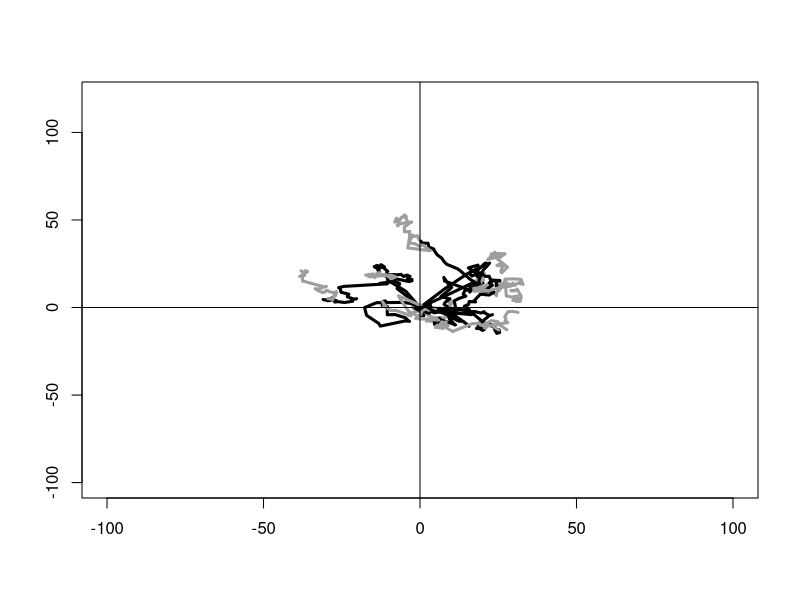
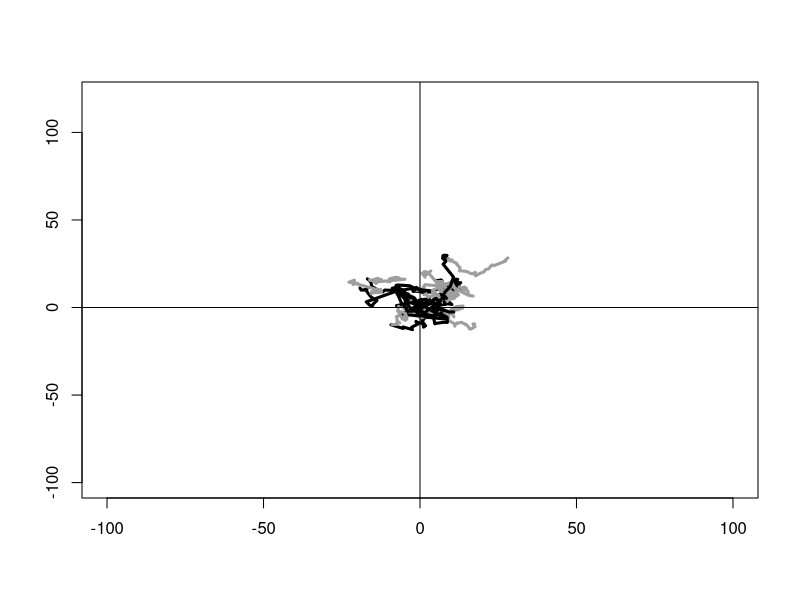
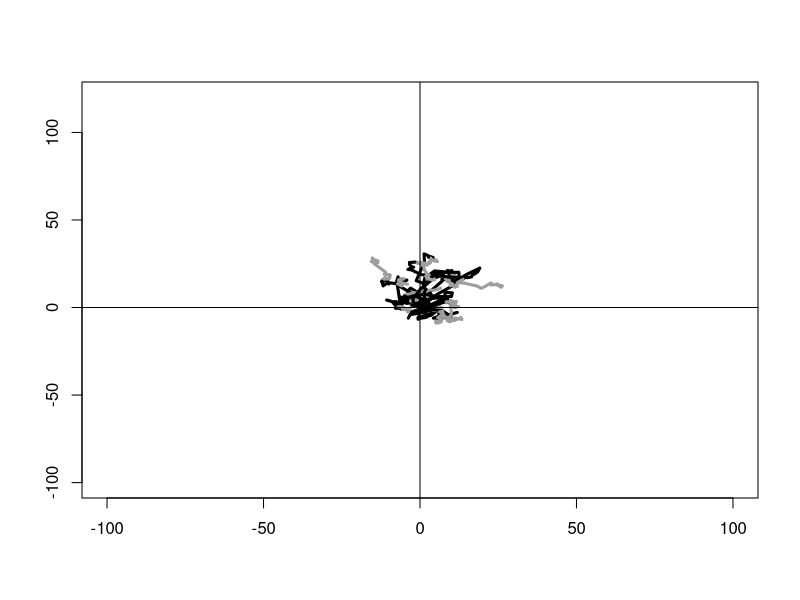
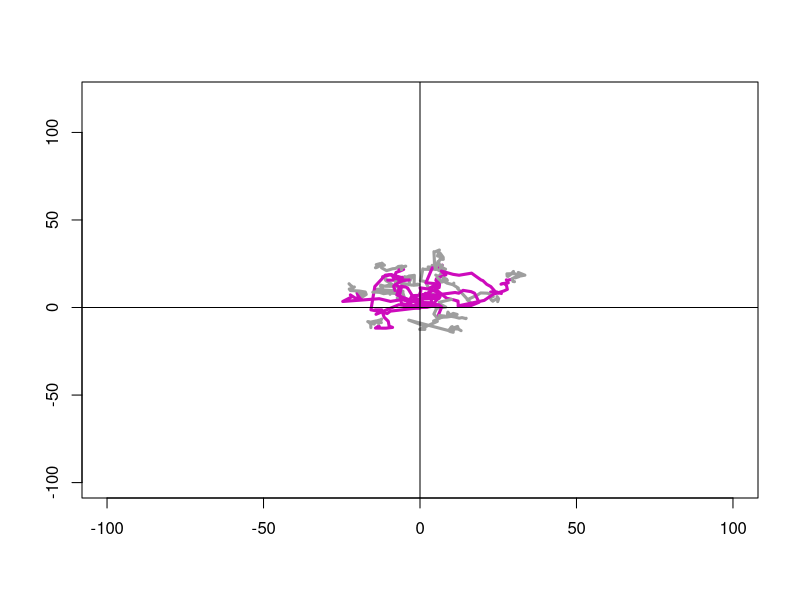
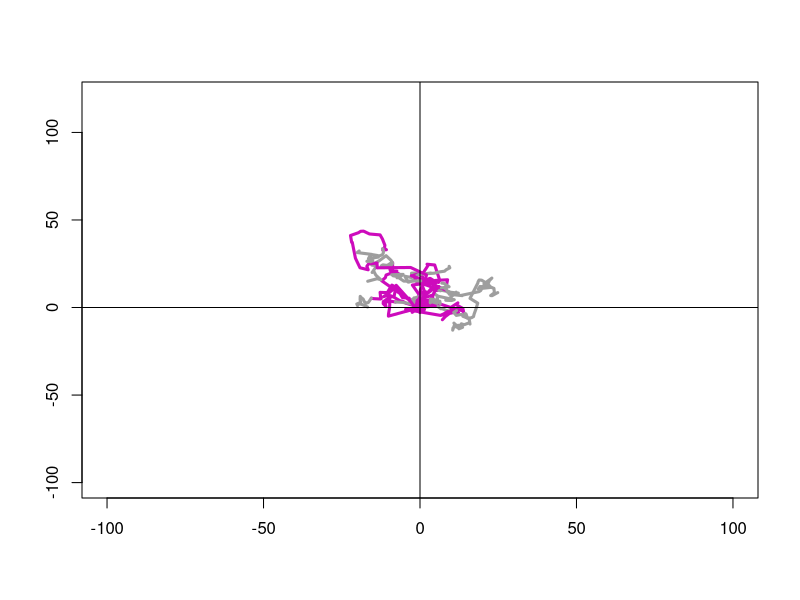
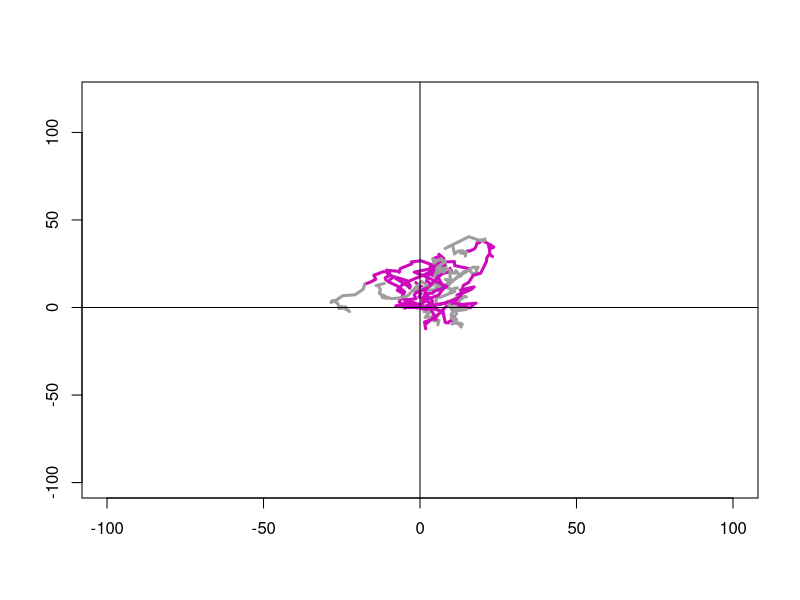
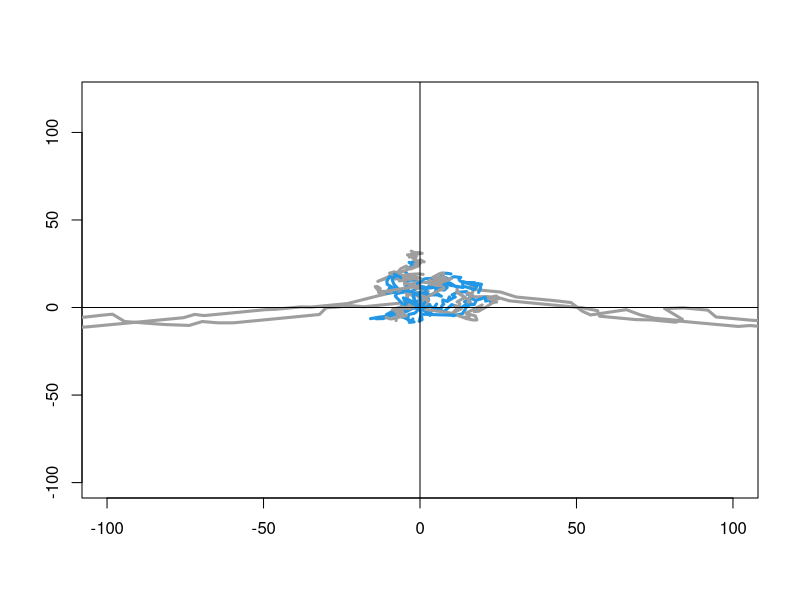
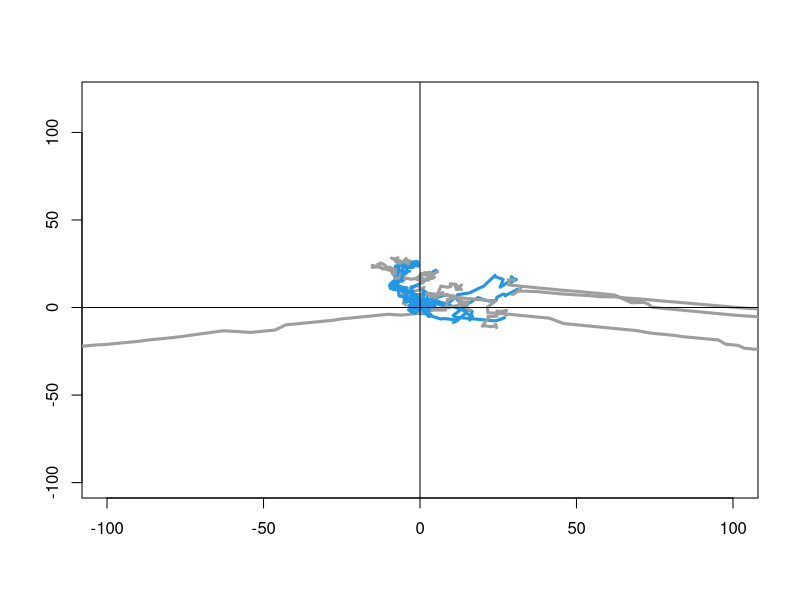

Generate these figures, in order, with R:
#Figure S3 Skin
############Dataframe Skin
timewtmengod<- read.csv2("wtmengod_EONSkin.csv", header=TRUE)
View(timewtmengod)
subtabletSkin = rbind( timewtmengod[grep( "Skin", timewtmengod[, 1] ), ])
View(subtabletSkin)
###Control SKIN
subtabletSkin_wt = rbind( subtabletSkin[grep( "wt", subtabletSkin[, 1] ), ])
View(subtabletSkin_wt)
WTSkin_Dis=subtabletSkin_wt
View(WTSkin_Dis)

## Transform values for A, C & E, and store all values for col 3 in sym
sym = list();
for( n in c( "1wt_A1Skin", "1wt_A2Skin", "2wt_A1Skin", "2wt_A2Skin", "3wt_A1Skin", "3wt_A2Skin", "1wt_C1Skin", "1wt_C2Skin", "2wt_C1Skin", "2wt_C2Skin", "3wt_C1Skin", "3wt_C2Skin", "1wt_E1Skin", "1wt_E2Skin", "2wt_E1Skin", "2wt_E2Skin", "3wt_E1Skin", "3wt_E2Skin" ) ){
  sym[[n]] <- WTSkin_Dis [WTSkin_Dis$Track.name == n, 3]*-1;
}
for( n in c( "1wt_B1Skin", "1wt_B2Skin", "2wt_B1Skin", "2wt_B2Skin", "3wt_B1Skin", "3wt_B2Skin", "1wt_D1Skin", "1wt_D2Skin", "2wt_D1Skin", "2wt_D2Skin", "3wt_D1Skin", "3wt_D2Skin", "1wt_F1Skin", "1wt_F2Skin", "2wt_F1Skin", "2wt_F2Skin", "3wt_F1Skin", "3wt_F2Skin" ) ){
  sym[[n]] <- WTSkin_Dis [WTSkin_Dis$Track.name == n, 3];
}


## Define plot function
addPoints = function( tabToPlot, varToSelect = WTSkin_Dis[WTSkin_Dis$Track.name == "1wt_A1Skin", 2], Thr = 37, col1 = 1, col2 = 8 ){
  points( tabToPlot[varToSelect < Thr, 1:2], col = col1, lwd = 3,  type = 'l' );
  points( tabToPlot[varToSelect > Thr - 1, 1:2], col = col2, lwd = 3,  type = 'l' );
}

## Plot1 : Anterior Plot WT - Fig S3
plot( 1, type = "n", xlim = c( -100, 100 ), ylim = c( -100, 120 ), main = "", xlab = "", ylab = "" );
for( n in c( "1wt_A1Skin", "1wt_A2Skin", "1wt_B1Skin", "1wt_B2Skin", "2wt_A1Skin", "2wt_A2Skin", "2wt_B1Skin", "2wt_B2Skin", "3wt_A1Skin", "3wt_A2Skin", "3wt_B1Skin", "3wt_B2Skin" ) ){
  addPoints( tabToPlot = cbind( sym[[n]], WTSkin_Dis[WTSkin_Dis$Track.name == n, 4] ) );
}
abline( h = 0, col = 1 );
abline( v = 0, col = 1 );

## Plot2 : Middel WT- Fig S3
plot( 1, type = "n", xlim = c( -100, 100 ), ylim = c( -100, 120 ), main = "", xlab = "", ylab = "" );
for( n in c( "1wt_C1Skin", "1wt_C2Skin", "1wt_D1Skin", "1wt_D2Skin", "2wt_C1Skin", "2wt_C2Skin", "2wt_D1Skin", "2wt_D2Skin", "3wt_C1Skin", "3wt_C2Skin", "3wt_D1Skin", "3wt_D2Skin" ) ){
  addPoints( tabToPlot = cbind( sym[[n]], WTSkin_Dis[WTSkin_Dis$Track.name == n, 4] ) );
}
abline( h = 0, col = 1 );
abline( v = 0, col = 1 );

## Plot3 : Posterior WT- Fig S3
plot( 1, type = "n", xlim = c( -100, 100 ), ylim = c( -100, 120 ), main = "", xlab = "", ylab = "" );
for( n in c( "1wt_E1Skin", "1wt_E2Skin", "1wt_F1Skin", "1wt_F2Skin", "2wt_E1Skin", "2wt_E2Skin", "2wt_F1Skin", "2wt_F2Skin", "3wt_E1Skin", "3wt_E2Skin", "3wt_F1Skin", "3wt_F2Skin" ) ){
  addPoints( tabToPlot = cbind( sym[[n]], WTSkin_Dis[WTSkin_Dis$Track.name == n, 4] ) );
}
abline( h = 0, col = 1 );
abline( v = 0, col = 1 );

#### Read data neurog1mut SKIN
subtabletSkin_ng = rbind( subtabletSkin[grep( "ng", subtabletSkin[, 1] ), ])
View(subtabletSkin_ng)
ngSkin_Dis=subtabletSkin_ng
View(ngSkin_Dis)

## Transform values for A, C & E, and store all values for col 3 in ngsym
ngsym = list();
for( n in c( "1ng_A1Skin", "1ng_A2Skin", "2ng_A1Skin", "2ng_A2Skin", "3ng_A1Skin", "3ng_A2Skin", "1ng_C1Skin", "1ng_C2Skin", "2ng_C1Skin", "2ng_C2Skin", "3ng_C1Skin", "3ng_C2Skin", "1ng_E1Skin", "1ng_E2Skin", "2ng_E1Skin", "2ng_E2Skin", "3ng_E1Skin", "3ng_E2Skin" ) ){
  ngsym[[n]] <- ngSkin_Dis [ngSkin_Dis$Track.name == n, 3]*-1;
}
for( n in c( "1ng_B1Skin", "1ng_B2Skin", "2ng_B1Skin", "2ng_B2Skin", "3ng_B1Skin", "3ng_B2Skin", "1ng_D1Skin", "1ng_D2Skin", "2ng_D1Skin", "2ng_D2Skin", "3ng_D1Skin", "3ng_D2Skin", "1ng_F1Skin", "1ng_F2Skin", "2ng_F1Skin", "2ng_F2Skin", "3ng_F1Skin", "3ng_F2Skin" ) ){
  ngsym[[n]] <- ngSkin_Dis [ngSkin_Dis$Track.name == n, 3];
}

## Define plot function
addPoints = function( tabToPlot, varToSelect = ngSkin_Dis[ngSkin_Dis$Track.name == "1ng_A1Skin", 2], Thr = 37, col1 = 6, col2 = 8 ){
  points( tabToPlot[varToSelect < Thr, 1:2], col = col1, lwd = 3,  type = 'l' );
  points( tabToPlot[varToSelect > Thr - 1, 1:2], col = col2, lwd = 3,  type = 'l' );
}

## Plot1 : Anterior Plot ng - Fig S3
plot( 1, type = "n", xlim = c( -100, 100 ), ylim = c( -100, 120 ), main = "", xlab = "", ylab = "" );
for( n in c( "1ng_A1Skin", "1ng_A2Skin", "1ng_B1Skin", "1ng_B2Skin", "2ng_A1Skin", "2ng_A2Skin", "2ng_B1Skin", "2ng_B2Skin", "3ng_A1Skin", "3ng_A2Skin", "3ng_B1Skin", "3ng_B2Skin" ) ){
  addPoints( tabToPlot = cbind( ngsym[[n]], ngSkin_Dis[ngSkin_Dis$Track.name == n, 4] ) );
}
abline( h = 0, col = 1 );
abline( v = 0, col = 1 );

## Plot2 : Middel ng - Fig S3
plot( 1, type = "n", xlim = c( -100, 100 ), ylim = c( -100, 120 ), main = "", xlab = "", ylab = "" );
for( n in c( "1ng_C1Skin", "1ng_C2Skin", "1ng_D1Skin", "1ng_D2Skin", "2ng_C1Skin", "2ng_C2Skin", "2ng_D1Skin", "2ng_D2Skin", "3ng_C1Skin", "3ng_C2Skin", "3ng_D1Skin", "3ng_D2Skin" ) ){
  addPoints( tabToPlot = cbind(ngsym[[n]], ngSkin_Dis[ngSkin_Dis$Track.name == n, 4] ) );
}
abline( h = 0, col = 1 );
abline( v = 0, col = 1 );

## Plot3 : Posterior ng - Fig S3
plot( 1, type = "n", xlim = c( -100, 100 ), ylim = c( -100, 120 ), main = "", xlab = "", ylab = "" );
for( n in c( "1ng_E1Skin", "1ng_E2Skin", "1ng_F1Skin", "1ng_F2Skin", "2ng_E1Skin", "2ng_E2Skin", "2ng_F1Skin", "2ng_F2Skin", "3ng_E1Skin", "3ng_E2Skin", "3ng_F1Skin", "3ng_F2Skin" ) ){
  addPoints( tabToPlot = cbind( ngsym[[n]], ngSkin_Dis[ngSkin_Dis$Track.name == n, 4] ) );
}
abline( h = 0, col = 1 );
abline( v = 0, col = 1 );

######Figure S6 control, ody and medusa
#### Read data ody mutant
odSkin_Dis = rbind( subtabletSkin[grep( "od", subtabletSkin[, 1] ), ])
View(odSkin_Dis)

## Transform values and store all values for col 3 in odsym
odsym = list();
for( n in c( "1od_A1Skin", "1od_A2Skin", "2od_A1Skin", "2od_A2Skin","2od_B1Skin", "3od_A1Skin", "3od_A2Skin", "1od_C1Skin","1od_C2Skin", "1od_D1Skin",  "2od_C1Skin", "2od_C2Skin", "3od_C1Skin", "3od_C2Skin", "1od_E1Skin","1od_E2Skin",  "2od_E1Skin", "2od_E2Skin","3od_E1Skin", "3od_E2Skin" ) ){
  odsym[[n]] <- odSkin_Dis [odSkin_Dis$Track.name == n, 3]*-1;
}
for( n in c( "1od_B1Skin", "1od_B2Skin",  "2od_B2Skin", "3od_B1Skin", "3od_B2Skin", "1od_D2Skin", "2od_D1Skin", "2od_D2Skin", "3od_D1Skin", "3od_D2Skin", "1od_F1Skin", "1od_F2Skin", "2od_F1Skin", "2od_F2Skin", "3od_F1Skin", "3od_F2Skin" ) ){
  odsym[[n]] <- odSkin_Dis [odSkin_Dis$Track.name == n, 3];
}

## Define plot function
addPoints = function( tabodToPlot, varodToSelect = odSkin_Dis[odSkin_Dis$Track.name == "1od_A1Skin", 2], Thr = 37, col1 = 4, col2 = 8 ){
  points( tabodToPlot[varodToSelect < Thr, 1:2], col = col1, lwd = 3,  type = 'l' );
  points( tabodToPlot[varodToSelect > Thr - 1, 1:2], col = col2, lwd = 3,  type = 'l' );
}

## Plot1 : Anterior Plot od - Figure S6
plot( 1, type = "n", xlim = c( -100, 100 ), ylim = c( -100, 120 ), main = "", xlab = "", ylab = "" );
for( n in c( "1od_A1Skin", "1od_A2Skin", "1od_B1Skin", "1od_B2Skin", "2od_A1Skin", "2od_A2Skin", "2od_B1Skin", "2od_B2Skin", "3od_A1Skin", "3od_A2Skin", "3od_B1Skin", "3od_B2Skin" ) ){
  addPoints( tabodToPlot = cbind( odsym[[n]], odSkin_Dis[odSkin_Dis$Track.name == n, 4] ) );
}
abline( h = 0, col = 1 );
abline( v = 0, col = 1 );

## Plot2 : Middel od - Figure S6
plot( 1, type = "n", xlim = c( -100, 100 ), ylim = c( -100, 120 ), main = "", xlab = "", ylab = "" );
for( n in c( "1od_C1Skin", "1od_C2Skin", "1od_D1Skin", "1od_D2Skin", "2od_C1Skin", "2od_C2Skin", "2od_D1Skin", "2od_D2Skin", "3od_C1Skin", "3od_C2Skin", "3od_D1Skin", "3od_D2Skin" ) ){
  addPoints( tabodToPlot = cbind( odsym[[n]], odSkin_Dis[odSkin_Dis$Track.name == n, 4] ) );
}
abline( h = 0, col = 1 );
abline( v = 0, col = 1 );


## Plot3 : Posterior od - Figure S6
plot( 1, type = "n", xlim = c( -100, 100 ), ylim = c( -100, 120 ), main = "", xlab = "", ylab = "" );
for( n in c( "1od_E1Skin", "1od_E2Skin", "1od_F1Skin", "1od_F2Skin", "2od_E1Skin", "2od_E2Skin", "2od_F1Skin", "2od_F2Skin", "3od_E1Skin", "3od_E2Skin", "3od_F1Skin", "3od_F2Skin" ) ){
  addPoints( tabodToPlot = cbind( odsym[[n]], odSkin_Dis[odSkin_Dis$Track.name == n, 4] ) );
}
abline( h = 0, col = 1 );
abline( v = 0, col = 1 );

#### Read data medusa (me) mutant
meSkin_Dis = rbind( subtabletSkin[grep( "me", subtabletSkin[, 1] ), ])
View(meSkin_Dis)

## Transform values and store all values for col 3 in mesym
mesym = list();
for( n in c(  "1me_B1Skin", "1me_B2Skin", "2me_B2Skin", "2me_B1Skin", "3me_B1Skin", "3me_B2Skin", "2me_D1Skin", "2me_D2Skin", "3me_D1Skin", "3me_D2Skin", "1me_E1Skin","1me_E2Skin","1me_F2Skin","2me_F1Skin", "2me_F2Skin", "3me_F1Skin", "3me_F2Skin" ) ){
  mesym[[n]] <- meSkin_Dis [meSkin_Dis$Track.name == n, 3]*-1;
}
for( n in c( "1me_A1Skin", "1me_A2Skin", "2me_A1Skin", "2me_A2Skin","3me_A1Skin", "3me_A2Skin", "1me_C1Skin","1me_C2Skin", "1me_D1Skin", "1me_D2Skin", "2me_C1Skin", "2me_C2Skin", "3me_C1Skin", "3me_C2Skin", "1me_F1Skin",  "2me_E1Skin", "2me_E2Skin", "3me_E1Skin", "3me_E2Skin" ) ){
  mesym[[n]] <- meSkin_Dis [meSkin_Dis$Track.name == n, 3];
}

## Define plot function
addPoints = function( tabmeToPlot, varmeToSelect = meSkin_Dis[meSkin_Dis$Track.name == "1me_A1Skin", 2], Thr = 37, col1 = 3, col2 = 8 ){
  points( tabmeToPlot[varmeToSelect < Thr, 1:2], col = col1, lwd = 3,  type = 'l' );
  points( tabmeToPlot[varmeToSelect > Thr - 1, 1:2], col = col2, lwd = 3,  type = 'l' );
}

## Plot1 : Anterior Plot me- Figure S6

plot( 1, type = "n", xlim = c( -100, 100 ), ylim = c( -100, 120 ), main = "", xlab = "", ylab = "" );
for( n in c( "1me_A1Skin", "1me_A2Skin", "1me_B1Skin", "1me_B2Skin", "2me_A1Skin", "2me_A2Skin", "2me_B1Skin", "2me_B2Skin", "3me_A1Skin", "3me_A2Skin", "3me_B1Skin", "3me_B2Skin" ) ){
  addPoints( tabmeToPlot = cbind( mesym[[n]], meSkin_Dis[meSkin_Dis$Track.name == n, 4] ) );
}
abline( h = 0, col = 1 );
abline( v = 0, col = 1 );

## Plot2 : Middel me - Figure S6
plot( 1, type = "n", xlim = c( -100, 100 ), ylim = c( -100, 120 ), main = "", xlab = "", ylab = "" );
for( n in c( "1me_C1Skin", "1me_C2Skin", "1me_D1Skin", "1me_D2Skin", "2me_C1Skin", "2me_C2Skin", "2me_D1Skin", "2me_D2Skin", "3me_C1Skin", "3me_C2Skin", "3me_D1Skin", "3me_D2Skin" ) ){
  addPoints( tabmeToPlot = cbind( mesym[[n]], meSkin_Dis[meSkin_Dis$Track.name == n, 4] ) );
}
abline( h = 0, col = 1 );
abline( v = 0, col = 1 );

## Plot3 : Posterior me - Figure S6
plot( 1, type = "n", xlim = c( -100, 100 ), ylim = c( -100, 120 ), main = "", xlab = "", ylab = "" );
for( n in c( "1me_E1Skin", "1me_E2Skin", "1me_F1Skin", "1me_F2Skin", "2me_E1Skin", "2me_E2Skin", "2me_F1Skin", "2me_F2Skin", "3me_E1Skin", "3me_E2Skin", "3me_F1Skin", "3me_F2Skin" ) ){
  addPoints( tabmeToPlot = cbind( mesym[[n]], meSkin_Dis[meSkin_Dis$Track.name == n, 4] ) );
}
abline( h = 0, col = 1 );
abline( v = 0, col = 1 );

